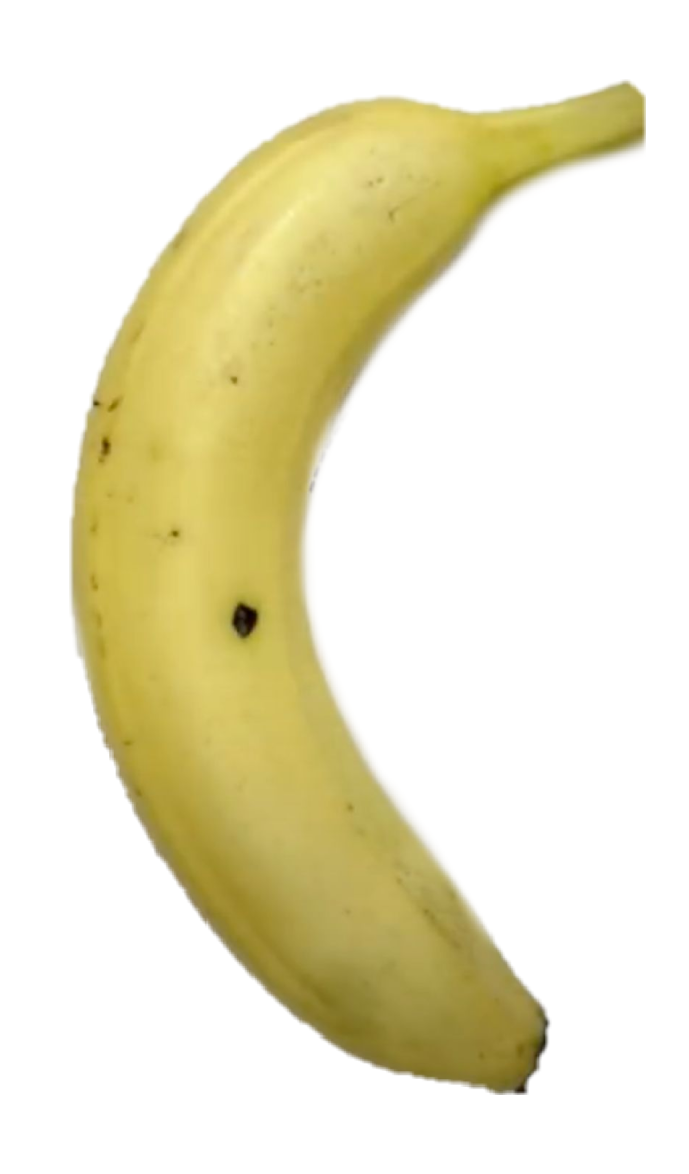
#> input picture matang.png, 689 x 1174 px
$ python pengolahan_matang.py
#> lines starting #> are read from the running program, lines starting #| are printed output that depends on the picture
# # nama kelompok :
# # Kevin Gantama                (2215061133)
# # Muhammad Haikal Batubara     (2255061010)
# # Muhammad Dzikri Rofa         (2255061022)

import cv2
import numpy as np
from matplotlib import pyplot as plt

image = cv2.imread('matang.png')
#> image is the input picture: shape (1174, 689, 3); mean B, G, R 201.3, 230.1, 235.3

k = 3
pixels = image.reshape((image.shape[0] * image.shape[1], 3))

criteria = (cv2.TERM_CRITERIA_EPS + cv2.TERM_CRITERIA_MAX_ITER, 100, 0.2)
_, labels, centers = cv2.kmeans(pixels.astype(np.float32), k, None, criteria, 10, cv2.KMEANS_RANDOM_CENTERS)
#> centers = [[100.8, 192.5, 208.7], [61.96, 147.8, 163.6], [255.2, 255.4, 255.4]]
segmented_image = labels.reshape((image.shape[0], image.shape[1]))
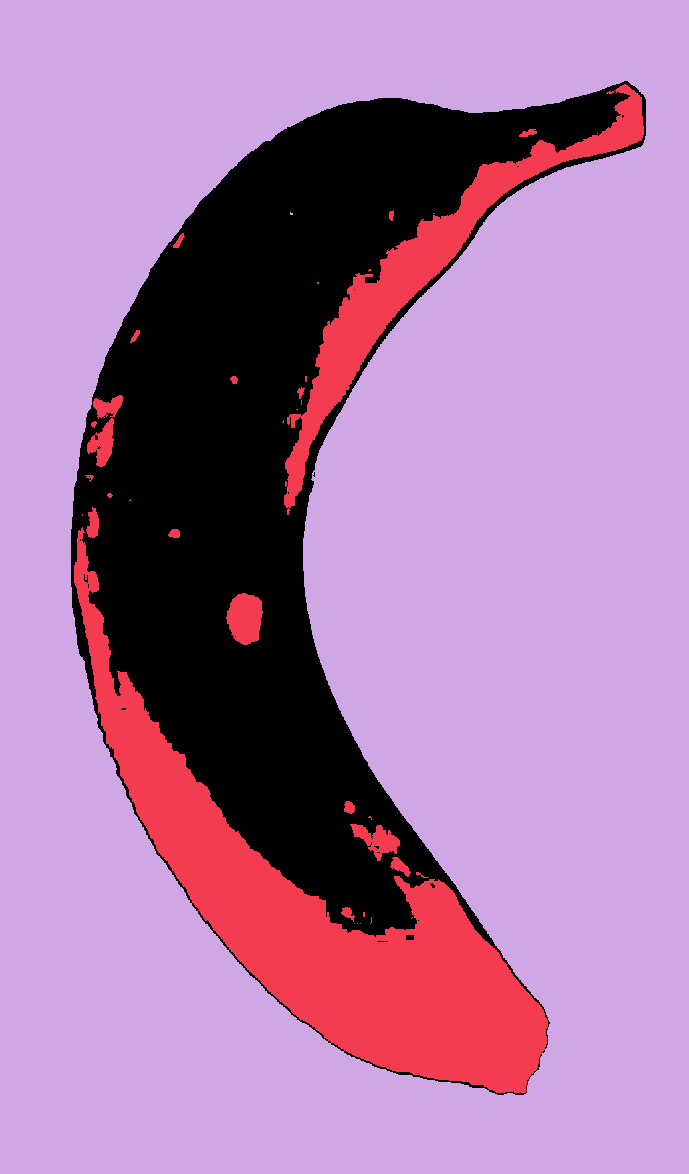
#> segmented_image: shape (1174, 689) int32; 3 distinct labels, from 0 to 2; one colour per label, 0 black

centers = np.uint8(centers)
#> centers = [[100, 192, 208], [61, 147, 163], [255, 255, 255]]

dominant_color = centers[labels.flatten()]

colored_segmented_image = centers[labels.flatten()].reshape(image.shape)
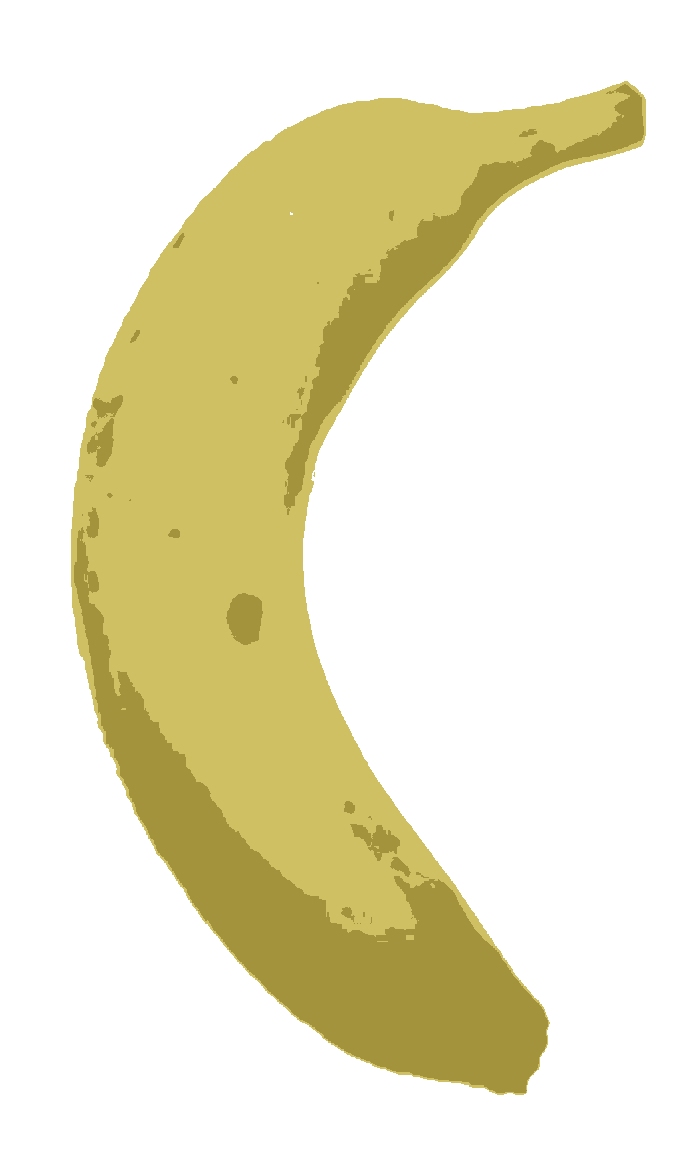
#> colored_segmented_image: shape (1174, 689, 3); mean B, G, R 201.5, 230.2, 235.4

gray_image = cv2.cvtColor(colored_segmented_image, cv2.COLOR_BGR2GRAY)
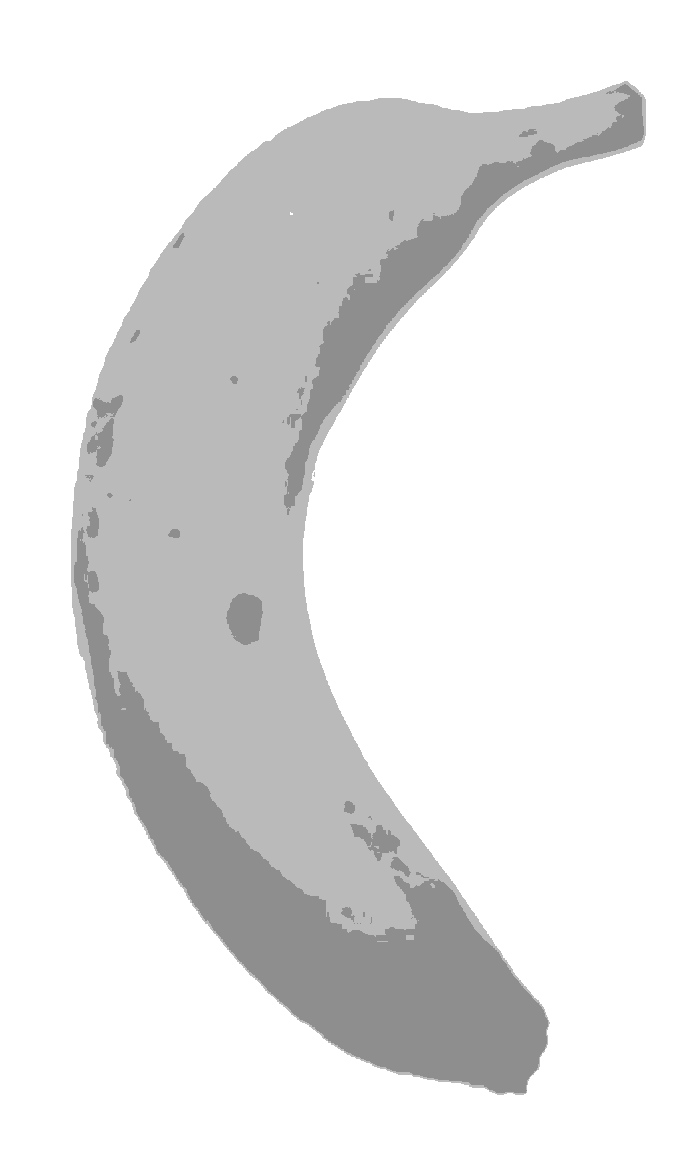
#> gray_image: shape (1174, 689); min 142, max 255, mean 228.4
range_values = np.arange(0, 145)
pixel_count = np.sum(np.isin(gray_image, range_values))
#> pixel_count = 83447

print(f"Jumlah piksel hitam: {pixel_count}")
#| Jumlah piksel hitam: 83447

if pixel_count > 200000:
    print("Pisang Belum Matang")
elif pixel_count < 100000:
    print("Pisang Matang")
else:
    print("Pisang Busuk")

plt.subplot(131), plt.imshow(cv2.cvtColor(image, cv2.COLOR_BGR2RGB))
plt.title('Citra\nAsli'), plt.xticks([]), plt.yticks([])

plt.subplot(132), plt.imshow(cv2.cvtColor(colored_segmented_image, cv2.COLOR_BGR2RGB))
plt.title('Segmentasi\nWarna Utama'), plt.xticks([]), plt.yticks([])

plt.subplot(133), plt.imshow(gray_image, cmap='gray')
plt.title('Segmentasi\nGrayscale'), plt.xticks([]), plt.yticks([])
plt.show()
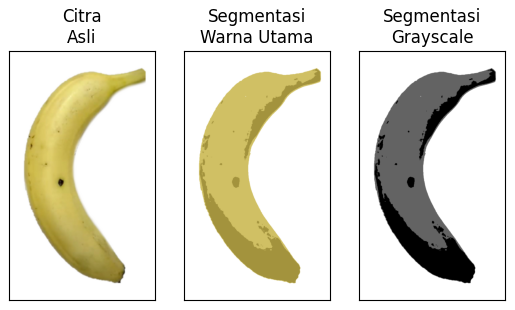
#> figure drawn by matplotlib, 3 panels

$ run again, with busuk.png copied over matang.png
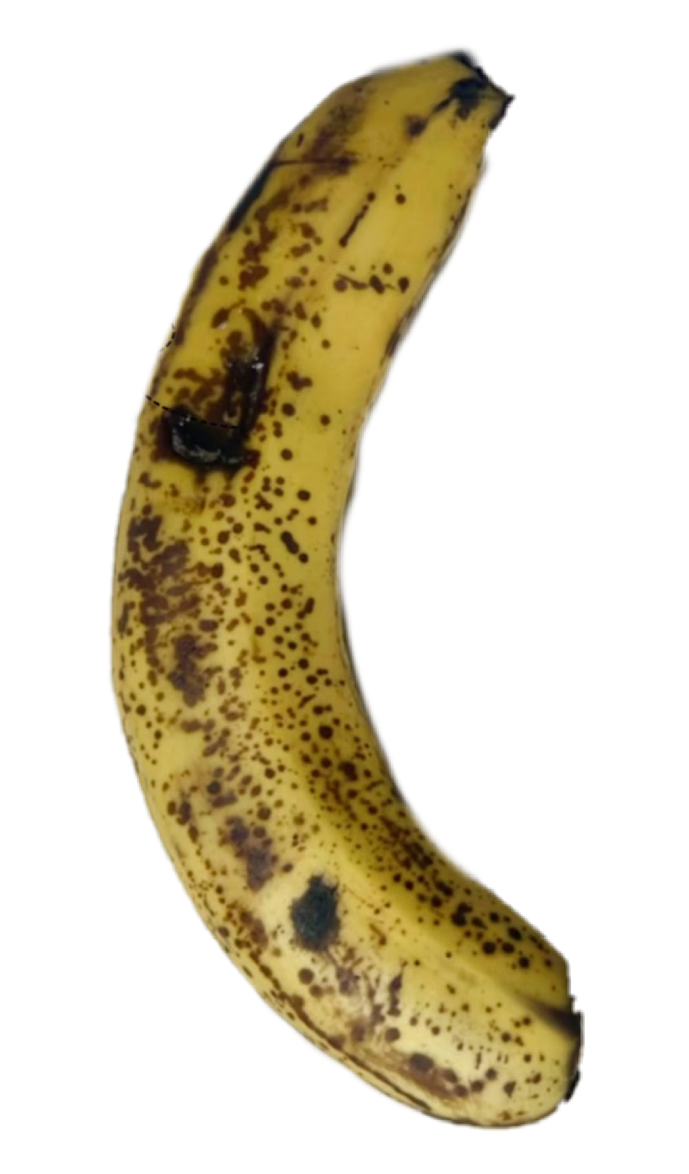
#> input picture busuk.png, 689 x 1174 px
#> image is the input picture: shape (1174, 689, 3); mean B, G, R 189.6, 211.5, 219.6
#> `_, labels, centers = cv2.kmeans(pixels.astype(np.float32), k, None, cr..`: centers = [[69.88, 151.6, 176.7], [25.64, 71.26, 96.15], [255.2, 255.4, 255.4]]
#> `segmented_image = labels.reshape((image.shape[0], image.shape[1]))`:
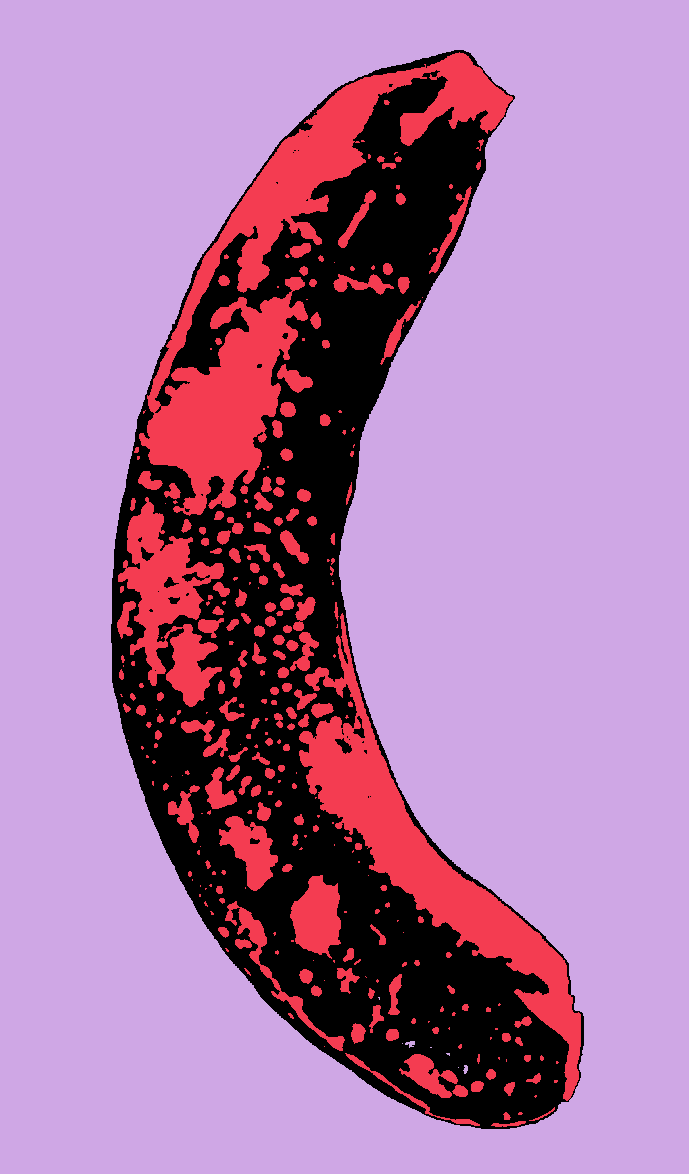
#> segmented_image: shape (1174, 689) int32; 3 distinct labels, from 0 to 2; one colour per label, 0 black
#> `centers = np.uint8(centers)`: centers = [[69, 151, 176], [25, 71, 96], [255, 255, 255]]
#> pixel_count = 100064
#| Jumlah piksel hitam: 100064
#> `plt.show()`:
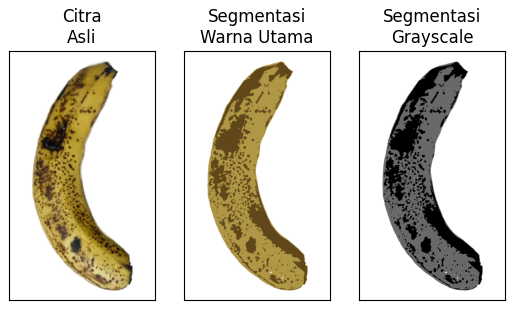
#> figure drawn by matplotlib, 3 panels

$ run again, with sample1.png copied over matang.png
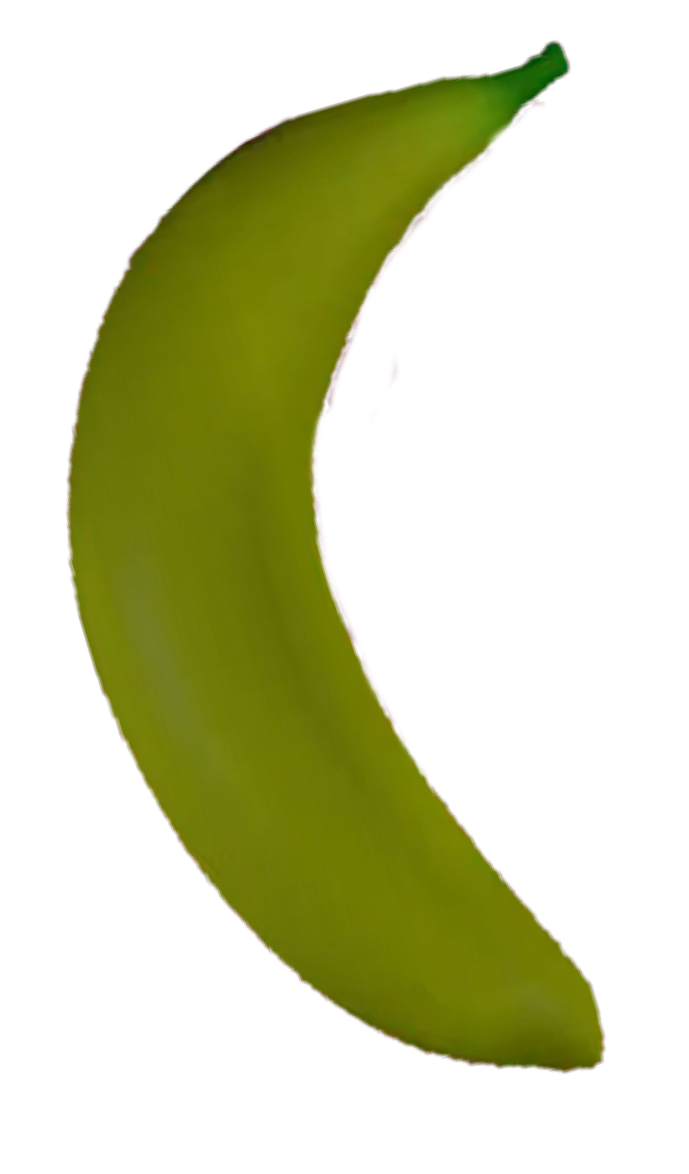
#> input picture sample1.png, 689 x 1174 px
#> image is the input picture: shape (1174, 689, 3); mean B, G, R 176.4, 212.1, 208.8
#> `_, labels, centers = cv2.kmeans(pixels.astype(np.float32), k, None, cr..`: centers = [[143.6, 178.2, 182.4], [5.73, 119.5, 108.6], [255.6, 255.6, 255.7]]
#> `segmented_image = labels.reshape((image.shape[0], image.shape[1]))`:
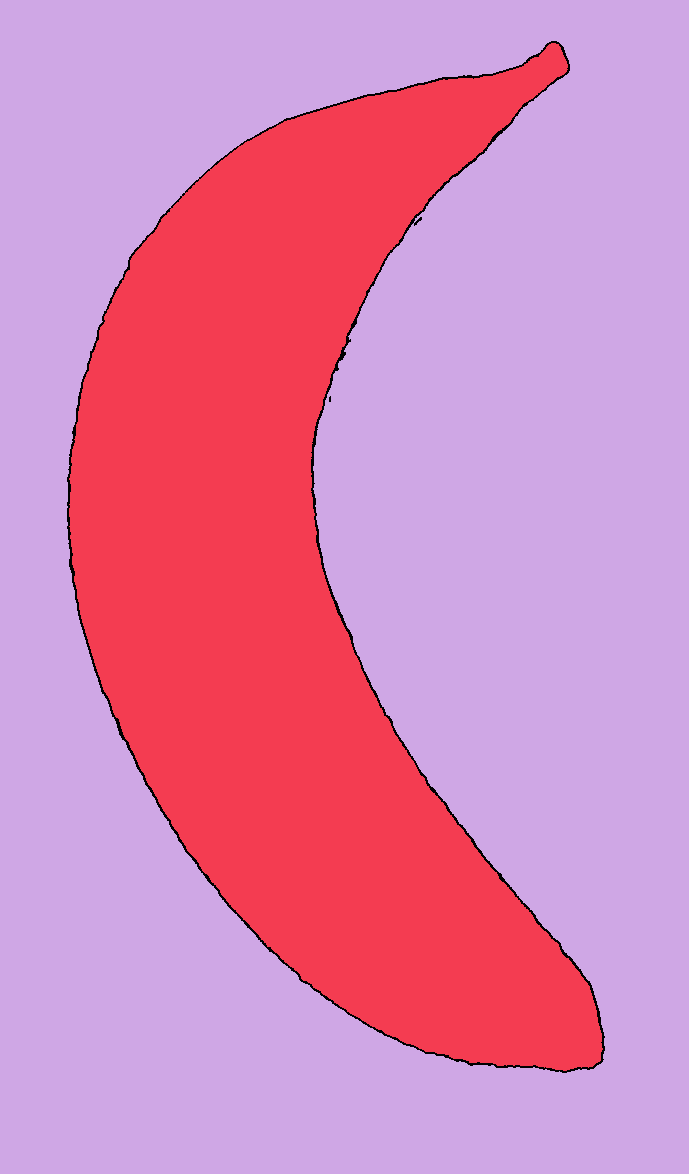
#> segmented_image: shape (1174, 689) int32; 3 distinct labels, from 0 to 2; one colour per label, 0 black
#> `centers = np.uint8(centers)`: centers = [[143, 178, 182], [5, 119, 108], [255, 255, 255]]
#> pixel_count = 251454
#| Jumlah piksel hitam: 251454
#> `plt.show()`:
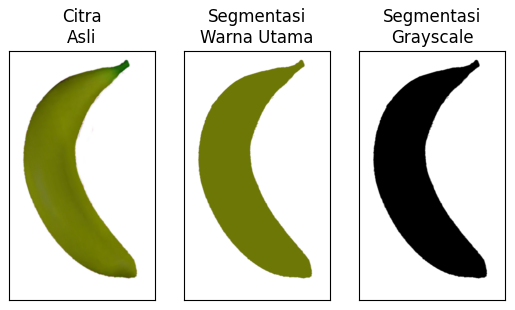
#> figure drawn by matplotlib, 3 panels

$ run again, with sample10.png copied over matang.png
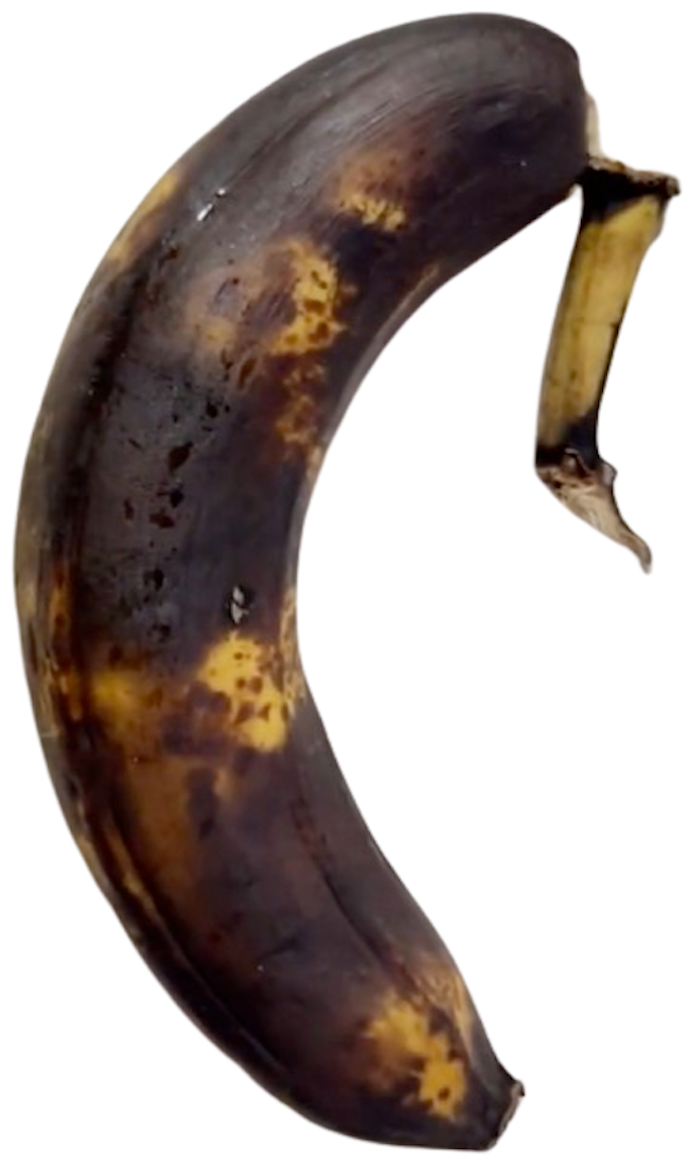
#> input picture sample10.png, 689 x 1174 px
#> image is the input picture: shape (1174, 689, 3); mean B, G, R 160, 164.4, 174.6
#> `_, labels, centers = cv2.kmeans(pixels.astype(np.float32), k, None, cr..`: centers = [[34.66, 36.41, 56.73], [255, 255.1, 255.2], [77.91, 101.9, 127.6]]
#> `segmented_image = labels.reshape((image.shape[0], image.shape[1]))`:
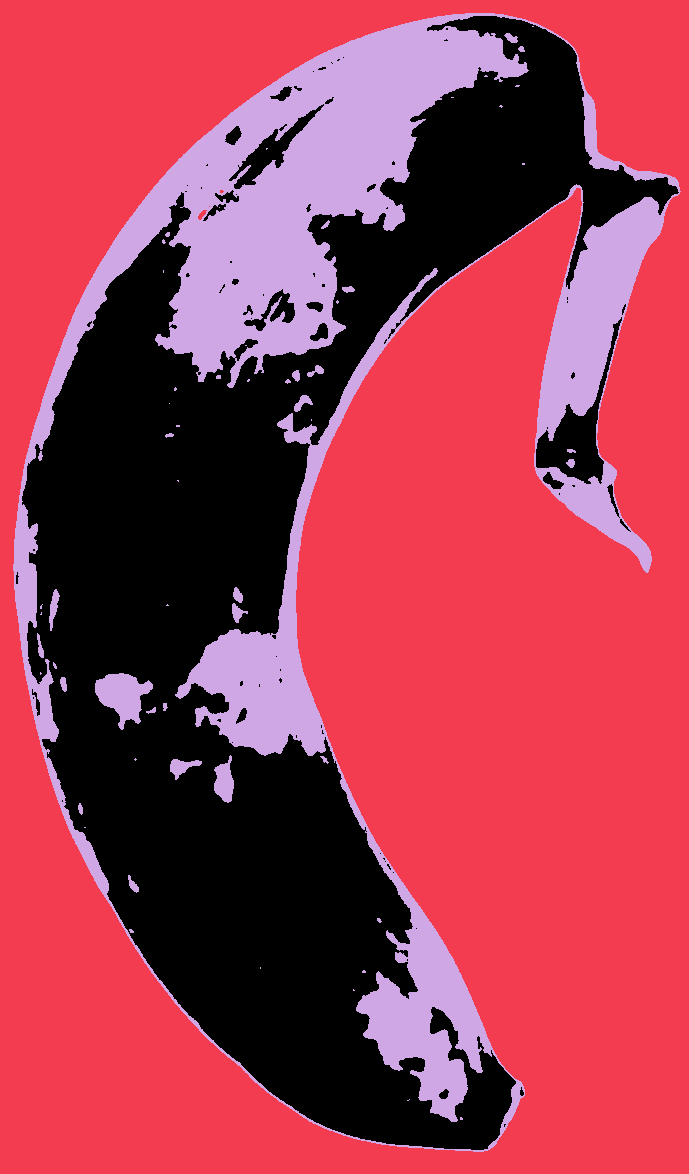
#> segmented_image: shape (1174, 689) int32; 3 distinct labels, from 0 to 2; one colour per label, 0 black
#> `centers = np.uint8(centers)`: centers = [[34, 36, 56], [255, 255, 255], [77, 101, 127]]
#> pixel_count = 371715
#| Jumlah piksel hitam: 371715
#> `plt.show()`:
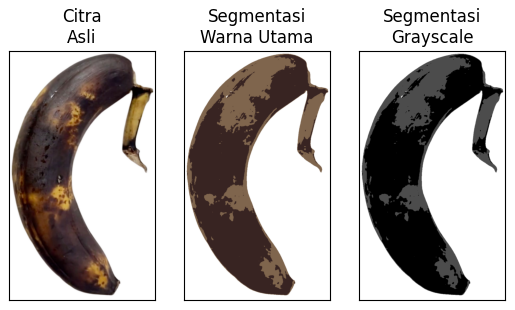
#> figure drawn by matplotlib, 3 panels
